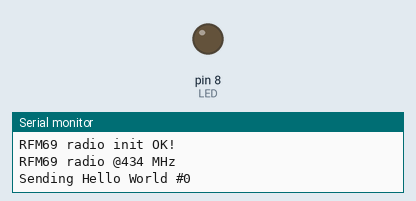
Recording of a sketch running on a simulated Arduino Uno, built with avr-gcc and run on an emulated ATmega328P. Shown: output pins drawn as LEDs (lit = HIGH), the last lines printed to the serial monitor. No radio packets arrive unless stated; pins used as bus, display or sensor lines are not drawn.

Above: at 0.05 s.
At 2.99 s:
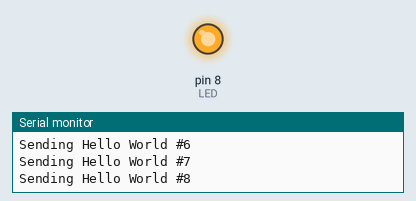
Timing chart, 0 to 3.3 s (numbered marks = the images above):
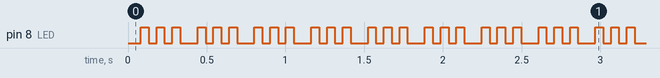

Measured:
- by itself, pin 8 (LED): repeats every 0.36 s: 2 × (LOW 0.05 s, HIGH 0.05 s), LOW 0.11 s, HIGH 0.05 s

The sketch:

RadioHead69_RawDemo_TX.ino
```cpp
// rf69 demo tx rx.pde
// -*- mode: C++ -*-
// Example sketch showing how to create a simple messageing client
// with the RH_RF69 class. RH_RF69 class does not provide for addressing or
// reliability, so you should only use RH_RF69  if you do not need the higher
// level messaging abilities.
// It is designed to work with the other example rf69_server.
// Demonstrates the use of AES encryption, setting the frequency and modem
// configuration

#include <SPI.h>
#include <RH_RF69.h>

/************ Radio Setup ***************/
#define RF69_FREQ 434.0

#define RFM69_RST     9   // "A"
#define RFM69_CS      10   // "B"
#define RFM69_INT     2   // "C"

#define LED           8

// Singleton instance of the radio driver
RH_RF69 rf69(RFM69_CS, RFM69_INT);

int16_t packetnum = 0;  // packet counter, we increment per xmission

void setup()
{
  Serial.begin(115200);
  //while (!Serial) { delay(1); } // wait until serial console is open, remove if not tethered to computer

  pinMode(LED, OUTPUT);
  pinMode(RFM69_RST, OUTPUT);
  digitalWrite(RFM69_RST, LOW);

  Serial.println("Feather RFM69 TX Test!");
  Serial.println();

  // manual reset
  digitalWrite(RFM69_RST, HIGH);
  delay(10);
  digitalWrite(RFM69_RST, LOW);
  delay(10);

  if (!rf69.init()) {
    Serial.println("RFM69 radio init failed");
    while (1);
  }
  Serial.println("RFM69 radio init OK!");
  // Defaults after init are 434.0MHz, modulation GFSK_Rb250Fd250, +13dbM (for low power module)
  // No encryption
  if (!rf69.setFrequency(RF69_FREQ)) {
    Serial.println("setFrequency failed");
  }

  // If you are using a high power RF69 eg RFM69HW, you *must* set a Tx power with the
  // ishighpowermodule flag set like this:
  rf69.setTxPower(20, true);  // range from 14-20 for power, 2nd arg must be true for 69HCW

  // The encryption key has to be the same as the one in the server
  uint8_t key[] = { 0x01, 0x02, 0x03, 0x04, 0x05, 0x06, 0x07, 0x08,
                    0x01, 0x02, 0x03, 0x04, 0x05, 0x06, 0x07, 0x08};
  rf69.setEncryptionKey(key);

  pinMode(LED, OUTPUT);

  Serial.print("RFM69 radio @");  Serial.print((int)RF69_FREQ);  Serial.println(" MHz");
}


void loop() {
  //delay(1000);  // Wait 1 second between transmits, could also 'sleep' here!

  char radiopacket[20] = "Hello World #";
  itoa(packetnum++, radiopacket+13, 10);
  Serial.print("Sending "); Serial.println(radiopacket);

  // Send a message!
  rf69.send((uint8_t *)radiopacket, strlen(radiopacket));
  rf69.waitPacketSent();
  Blink(LED, 50, 3); //blink LED 3 times, 50ms between blinks
  /*// Now wait for a reply
  uint8_t buf[RH_RF69_MAX_MESSAGE_LEN];
  uint8_t len = sizeof(buf);

  if (rf69.waitAvailableTimeout(500))  {
    // Should be a reply message for us now
    if (rf69.recv(buf, &len)) {
      Serial.print("Got a reply: ");
      Serial.println((char*)buf);
      Blink(LED, 50, 3); //blink LED 3 times, 50ms between blinks
    } else {
      Serial.println("Receive failed");
    }
  } else {
    Serial.println("No reply, is another RFM69 listening?");
  }*/
}

void Blink(byte PIN, byte DELAY_MS, byte loops) {
  for (byte i=0; i<loops; i++)  {
    digitalWrite(PIN,HIGH);
    delay(DELAY_MS);
    digitalWrite(PIN,LOW);
    delay(DELAY_MS);
  }
}
```
